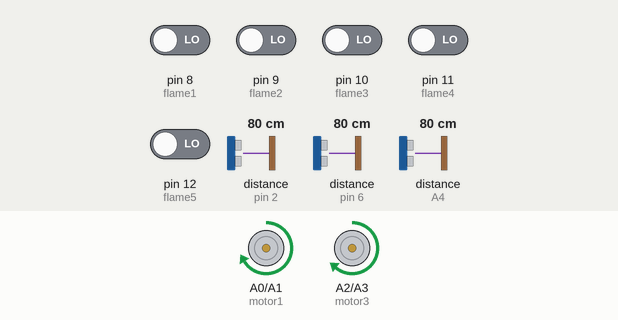
Bench run of a sketch on a simulated Arduino Uno, built with avr-gcc and run on an emulated ATmega328P. Parts: motor-driver pin pairs drawn as motors (green arrow = first pin HIGH = forward, orange = second pin HIGH = backward, longer = more drive, scaled by the enable pin). Wiring (inferred from the names in the program): 3 × ultrasonic range finder: trigger pin 4, echo pin 2 / trigger pin 7, echo pin 6 / trigger A5, echo A4. The test bench sets the inputs (shaded band); at power-on: pin 8 (flame1), pin 9 (flame2), pin 10 (flame3), pin 11 (flame4), pin 12 (flame5) LOW, distance to the obstacle (sensors on pin 2, pin 6, A4) 80 cm. The echo pulse lasts 58.3 µs per cm.

Above: at 1.2 s.
1.3 s: distance to the obstacle (sensor on pin 2) set to 23 cm
2.8 s: distance to the obstacle (sensor on pin 2) set to 18 cm
At 3.2 s:
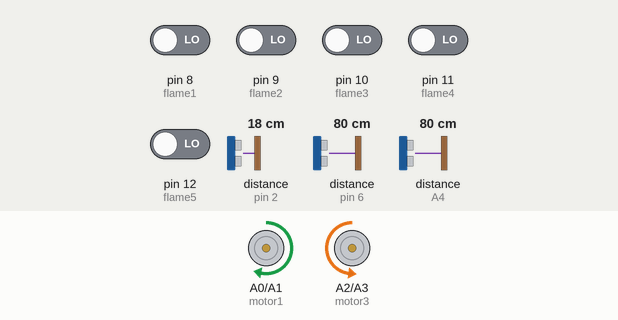
5.8 s: distance to the obstacle (sensor on pin 6) set to 75 cm
8.8 s: distance to the obstacle (sensor on pin 6) set to 120 cm
11.8 s: distance to the obstacle (sensor on pin 6) set to 2 cm
Timing chart, 0 to 15.8 s (numbered marks = the images above; inputs shaded):
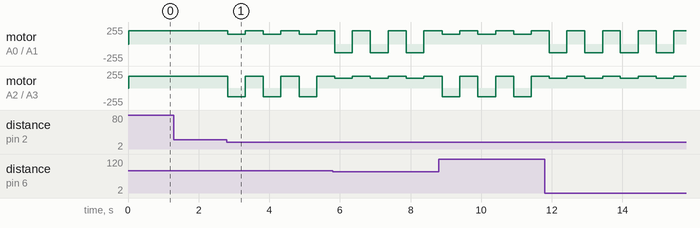

The sketch:

robot_pemadam.ino
```cpp
#define motor1 A0
#define motor2 A1
#define motor3 A2
#define motor4 A3
#define pwmA 3
#define pwmB 5
#define echo1 A4
#define trig1 A5
#define echo2 2
#define trig2 4
#define echo3 6
#define trig3 7
#define flame1 8
#define flame2 9
#define flame3 10
#define flame4 11
#define flame5 12

void setup() {
  pinMode(motor1, OUTPUT); pinMode(motor2, OUTPUT); pinMode(motor3, OUTPUT); pinMode(motor4, OUTPUT);
  pinMode(pwmA, OUTPUT); pinMode(pwmB, OUTPUT);
  pinMode(echo1, INPUT); pinMode(trig1, OUTPUT);
  pinMode(echo2, INPUT); pinMode(trig2, OUTPUT);
  pinMode(echo3, INPUT); pinMode(trig3, OUTPUT);
  pinMode(flame1, INPUT); pinMode(flame2, INPUT); pinMode(flame3, INPUT); pinMode(flame4, INPUT); pinMode(flame5, INPUT);
}

void loop() {
  int jarakKiri = ultrasonic(echo1, trig1);
  int jarakDepan = ultrasonic(echo2, trig2);
  int jarakKanan = ultrasonic(echo3, trig3);
  int api1 = digitalRead(flame1);
  int api2 = digitalRead(flame2);
  int api3 = digitalRead(flame3);
  int api4 = digitalRead(flame4);
  int api5 = digitalRead(flame5);

  maju();
  if(jarakDepan < 20) {
    if(jarakKiri > jarakKanan) {
      belokKiri();
    } else {
      belokKanan();
    }
  } else {
    if(api1 == HIGH || api2 == HIGH && api3 == LOW && api4 == LOW && api5 == LOW) {
      geserKiri();
    } else if(api1 == LOW && api2 == LOW && api3 == LOW && api4 == HIGH || api5 == HIGH) {
      geserKanan();
    } else if(api1 == LOW && api2 == HIGH || api3 == HIGH || api4 == HIGH && api5 == LOW) {
      mati();
    } else {
      maju();
    }
  }
}

void maju() {
  digitalWrite(motor1, HIGH);
  digitalWrite(motor2, LOW);
  digitalWrite(motor3, HIGH);
  digitalWrite(motor4, LOW);
  analogWrite(pwmA, 200);
  analogWrite(pwmB, 180);
}

void geserKanan() {
  digitalWrite(motor1, HIGH);
  digitalWrite(motor2, LOW);
  digitalWrite(motor3, LOW);
  digitalWrite(motor4, HIGH);
  analogWrite(pwmA, 150);
  analogWrite(pwmB, 130);
}

void geserKiri() {
  digitalWrite(motor1, LOW);
  digitalWrite(motor2, HIGH);
  digitalWrite(motor3, HIGH);
  digitalWrite(motor4, LOW);
  analogWrite(pwmA, 130);
  analogWrite(pwmB, 150);
}

void belokKanan() {
  geserKanan();
  delay(500);
  maju();
  delay(500);
}

void belokKiri() {
  geserKiri();
  delay(500);
  maju();
  delay(500);
}

void mati() {
  analogWrite(pwmA, 0);
  analogWrite(pwmB, 0);
}

int ultrasonic(int echo, int trig) {
  digitalWrite(trig, LOW); delayMicroseconds(2);
  digitalWrite(trig, HIGH); delayMicroseconds(10);
  digitalWrite(trig, LOW);
  long duration = pulseIn(echo, HIGH);
  return duration*0.034/2;
}
```

Measured:
- the behaviour switches between 21 and 20 cm on distance to the obstacle (sensor on pin 2) (found by bisection; images 0 and 1)
- after the input at 1.3 s, every drawn part: stays the same
- after the input at 2.8 s, motor on A0 (motor1) / A1 (motor2): alternates forward 200/255 for 0.51 s and forward 150/255 for 0.50 s, starting at once; motor on A2 (motor3) / A3 (motor4): alternates forward 180/255 for 0.51 s and backward 130/255 for 0.50 s, starting at once
